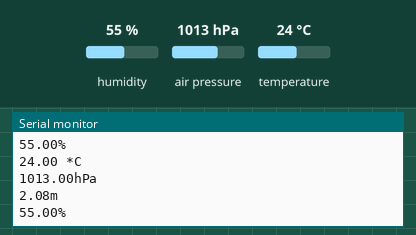
Simulated run of this sketch. Board: Arduino Uno, built with avr-gcc and run on an emulated ATmega328P. On the bench: the last lines printed to the serial monitor. Inputs (shaded band) come from the test bench; at power-on: humidity 55 %, air pressure 1013 hPa, temperature 24 °C. Storage starts empty.

Above: at 1.7 s.
1.8 s: humidity set to 22 %
At 2.41 s:
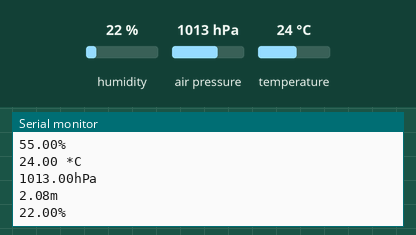
3.3 s: air pressure set to 952 hPa
At 3.97 s:
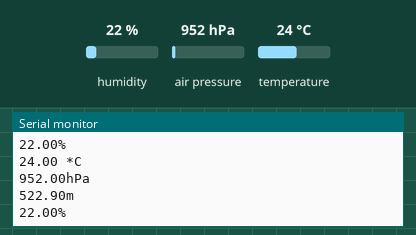

Measured:
- after the input at 1.8 s, the serial monitor: prints a new line after 0.31 s (image 1)
- after the input at 3.3 s, the serial monitor: prints a new line after 0.35 s (image 2)

The sketch:

Peryton_BME280_File.ino
```cpp
#include <Wire.h>
#include <SD.h>
#include <SPI.h>
#include <Adafruit_Sensor.h>
#include <Adafruit_BME280.h>

#define SEALEVELPRESSURE_HPA (1013.25)

Adafruit_BME280 bme;

File myFile;

float pressure;
float temperature;
float altitude;
float humidity;

void setup() {
  Serial.begin(9600);

  bme.begin();
  if (!bme.begin());
  Serial.println("BME280 - SD Card");

  if (SD.begin(8))
  {
    Serial.println("SD card is present");
  }
  else
  {
    Serial.println("SD card missing or failure");
    while(1);
  }
//Used to clear SD card
/*
  if (SD.exists("BME.txt"))
  {
    Serial.println("Clearing file");
    SD.remove("BME.txt");
    Serial.print("Done");
    Serial.println(" ");
  }
*/
delay(500);
}

void loop() {
temperature = bme.readTemperature();
pressure = bme.readPressure() / 100;
altitude = bme.readAltitude(SEALEVELPRESSURE_HPA);
humidity = bme.readHumidity();


  Serial.print(temperature); Serial.println(" *C");
  Serial.print(pressure); Serial.println("hPa");
  Serial.print(altitude); Serial.println("m");
  Serial.print(humidity); Serial.println("%");

  myFile = SD.open("BME.txt", FILE_WRITE);
  if (myFile)
  {
  myFile.print(temperature); myFile.print(",");
  myFile.print(pressure); myFile.print(",");
  myFile.print(altitude); myFile.print(",");
  myFile.println(humidity);
  myFile.close();
  }
  else
    {
      Serial.println("error opening BME.txt");
    }

delay(500);

}
```
